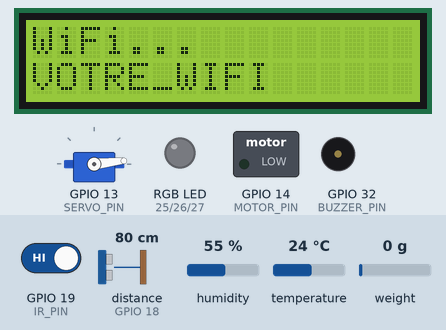
A sketch run on a simulated ESP32. Shown: servo, 16×2 character LCD, switched loads named in the sketch (green lamp = pin HIGH), an RGB LED mixed from three pins (HIGH = lit), buzzer (waves = sounding). Wiring (inferred from the names in the program): ultrasonic range finder: trigger GPIO 5; echo GPIO 18. Inputs (shaded band) come from the test bench; at power-on: distance to the obstacle (sensor on GPIO 18) 80 cm, humidity 55 %, weight on the scale 0 g, GPIO 19 (IR_PIN) HIGH, temperature 24 °C. The echo pulse lasts 58.3 µs per cm; WiFi joins after 1.5 s; servers stay silent unless stated; uploads are accepted with an empty reply; servo pulses on a pin are drawn as a servo (544–2400 µs = 0–180°); pins used as bus, display or sensor lines are not drawn.

Above: at 1.2 s.
At 5.4 s:
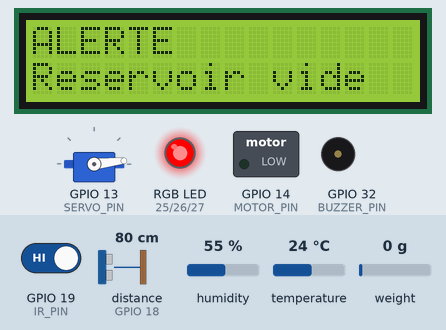
5.5 s: distance to the obstacle (sensor on GPIO 18) set to 120 cm
11.9 s: humidity set to 22 %
At 15.46 s:
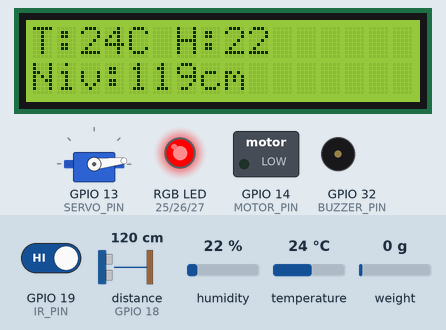
17.1 s: distance to the obstacle (sensor on GPIO 18) set to 250 cm
23.5 s: distance to the obstacle (sensor on GPIO 18) set to 2 cm
25.0 s: weight on the scale set to 8 g
31.4 s: weight on the scale set to 11 g
At 32.7 s:
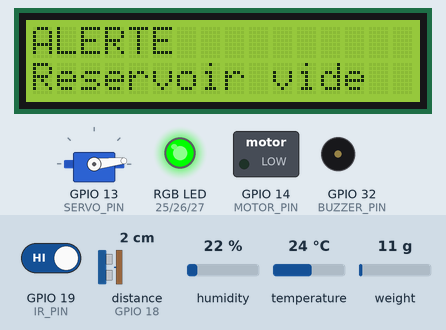
At 46.1 s:
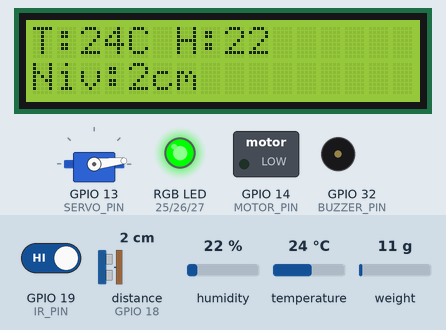
Timing chart, 0 to 47.0 s (numbered marks = the images above; inputs shaded):
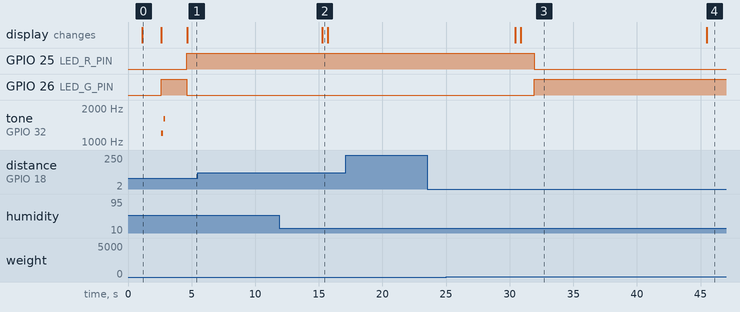

Measured:
- the behaviour switches between 9 and 10 g on weight on the scale (found by bisection; images 2 and 3)
- after the input at 5.5 s, every drawn part: stays the same
- after the input at 11.9 s, the display: changes after 3.4 s (image 2)
- after the input at 17.1 s, every drawn part: stays the same
- after the input at 23.5 s, every drawn part: stays the same
- after the input at 31.4 s, GPIO 25 (LED_R_PIN): HIGH → LOW after 0.51 s; GPIO 26 (LED_G_PIN): LOW → HIGH after 0.51 s
- what the display in image 0 shows lasts 1.5 s, from 1.1 s to 2.6 s
- what the display in image 2 shows lasts 0.4 s, from 15.3 s to 15.7 s

The sketch:

PetFeederESP32.ino
```cpp
/**
 * PetfoodTN — Distributeur intelligent ESP32
 *
 * Bibliothèques Arduino (Gestionnaire) :
 *   - HX711 by Bogdan Necula
 *   - DHT sensor library by Adafruit
 *   - LiquidCrystal I2C by Frank de Brabander
 *   - ArduinoJson by Benoit Blanchon
 *   - WiFi / HTTPClient (intégrés ESP32)
 *
 * Copiez config.example.h → config.h et renseignez WiFi + DEVICE_KEY
 */

#include <WiFi.h>
#include <HTTPClient.h>
#include <ArduinoJson.h>
#include <Wire.h>
#include <LiquidCrystal_I2C.h>
#include <DHT.h>
#include "HX711.h"
#include "config.h"

// ——— Brochage (ESP32) ———
#define TRIG_PIN        5
#define ECHO_PIN        18
#define IR_PIN          19
#define DHT_PIN         23
#define SERVO_PIN       13
#define MOTOR_PIN       14      // via relais ou transistor
#define LED_R_PIN       25
#define LED_G_PIN       26
#define LED_B_PIN       27
#define BUZZER_PIN      32
#define HX711_DOUT      33
#define HX711_SCK       4

#define SERVO_CLOSED    10
#define SERVO_OPEN      90
#define RESERVOIR_EMPTY_CM  28
#define MIN_FOOD_GRAMS      10
#define DISPENSE_TIMEOUT_MS 8000

LiquidCrystal_I2C lcd(0x27, 16, 2);
DHT dht(DHT_PIN, DHT11);
HX711 scale;

unsigned long lastHeartbeat = 0;
unsigned long lastPoll = 0;
String lastCommandId = "";
bool lowFood = false;

// ——— Servo logic (ESP32 LEDC) ———
void servoWrite(int angle) {
  int duty = map(angle, 0, 180, 26, 128);
  ledcWrite(0, duty);
}

void setupServo() {
  ledcSetup(0, 50, 10);
  ledcAttachPin(SERVO_PIN, 0);
  servoWrite(SERVO_CLOSED);
}

// ——— Capteurs ———
float readUltrasonicCm() {
  digitalWrite(TRIG_PIN, LOW);
  delayMicroseconds(2);
  digitalWrite(TRIG_PIN, HIGH);
  delayMicroseconds(10);
  digitalWrite(TRIG_PIN, LOW);
  long duration = pulseIn(ECHO_PIN, HIGH, 30000);
  if (duration <= 0) return 99.0;
  return duration * 0.034 / 2.0;
}

bool animalDetected() {
  return digitalRead(IR_PIN) == LOW; // actif bas selon module
}

float readFoodGrams() {
  if (!scale.is_ready()) return -1;
  float raw = scale.get_units(3);
  if (raw < 0) raw = 0;
  return raw;
}

void setRgb(bool red, bool green, bool blue) {
  digitalWrite(LED_R_PIN, red ? HIGH : LOW);
  digitalWrite(LED_G_PIN, green ? HIGH : LOW);
  digitalWrite(LED_B_PIN, blue ? HIGH : LOW);
}

void beepOk() {
  tone(BUZZER_PIN, 1200, 150);
  delay(160);
  tone(BUZZER_PIN, 1600, 120);
}

void beepAlert() {
  for (int i = 0; i < 3; i++) {
    tone(BUZZER_PIN, 600, 200);
    delay(250);
  }
}

void lcdShow(const String& l1, const String& l2) {
  lcd.clear();
  lcd.setCursor(0, 0);
  lcd.print(l1.substring(0, 16));
  lcd.setCursor(0, 1);
  lcd.print(l2.substring(0, 16));
}

bool postJson(const String& url, const String& json, String& response) {
  HTTPClient http;
  http.begin(url);
  http.addHeader("Content-Type", "application/json");
  http.addHeader("X-Device-Key", DEVICE_KEY);
  int code = http.POST(json);
  response = http.getString();
  http.end();
  return code >= 200 && code < 300;
}

bool getJson(const String& url, String& response) {
  HTTPClient http;
  http.begin(url);
  http.addHeader("X-Device-Key", DEVICE_KEY);
  int code = http.GET();
  response = http.getString();
  http.end();
  return code >= 200 && code < 300;
}

void sendHeartbeat(float reservoirCm, float foodGrams, float temp, float hum, bool animal) {
  StaticJsonDocument<384> doc;
  doc["reservoirCm"] = reservoirCm;
  doc["foodGrams"] = foodGrams;
  doc["temperature"] = temp;
  doc["humidity"] = hum;
  doc["animalPresent"] = animal;
  doc["isLowFood"] = lowFood;
  doc["macAddress"] = WiFi.macAddress();

  String body, resp;
  serializeJson(doc, body);
  String url = String(API_BASE) + "/api/feeder/device/heartbeat";
  postJson(url, body, resp);
}

void ackCommand(const String& cmdId, bool success, float grams, const String& msg) {
  StaticJsonDocument<256> doc;
  doc["commandId"] = cmdId;
  doc["success"] = success;
  doc["portionGrams"] = grams;
  doc["animalDetected"] = animalDetected();
  doc["foodGrams"] = readFoodGrams();
  doc["reservoirCm"] = readUltrasonicCm();
  doc["message"] = msg;

  String body, resp;
  serializeJson(doc, body);
  postJson(String(API_BASE) + "/api/feeder/device/ack", body, resp);
}

bool dispenseGrams(float targetGrams) {
  if (lowFood) {
    setRgb(true, false, false);
    beepAlert();
    lcdShow("RESERVOIR VIDE", "LED ROUGE");
    return false;
  }

  if (!animalDetected()) {
    lcdShow("En attente...", "Animal ?");
    unsigned long waitStart = millis();
    while (!animalDetected() && millis() - waitStart < 15000) {
      delay(200);
    }
    if (!animalDetected()) {
      lcdShow("Pas d'animal", "Annule");
      return false;
    }
  }

  float startWeight = readFoodGrams();
  if (startWeight < 0) startWeight = 0;

  servoWrite(SERVO_OPEN);
  digitalWrite(MOTOR_PIN, HIGH);
  lcdShow("Distribution...", String(targetGrams) + " g");

  unsigned long start = millis();
  while (millis() - start < DISPENSE_TIMEOUT_MS) {
    float current = readFoodGrams();
    float dispensed = startWeight - current;
    if (dispensed >= targetGrams - 2) break;
    delay(50);
  }

  digitalWrite(MOTOR_PIN, LOW);
  servoWrite(SERVO_CLOSED);

  float finalDispensed = startWeight - readFoodGrams();
  if (finalDispensed < 0) finalDispensed = 0;

  setRgb(false, true, false);
  beepOk();
  lcdShow("OK", String(finalDispensed, 1) + " g servis");
  return finalDispensed >= targetGrams * 0.7;
}

void updateLowFoodState(float reservoirCm, float foodGrams) {
  lowFood = (reservoirCm >= RESERVOIR_EMPTY_CM) || (foodGrams >= 0 && foodGrams < MIN_FOOD_GRAMS);
  if (lowFood) {
    setRgb(true, false, false);
    lcdShow("ALERTE", "Reservoir vide");
  } else {
    setRgb(false, true, false);
  }
}

void pollServerCommands() {
  String resp;
  if (!getJson(String(API_BASE) + "/api/feeder/device/commands", resp)) return;

  StaticJsonDocument<1024> doc;
  if (deserializeJson(doc, resp)) return;

  JsonObject cmd = doc["command"];
  if (!cmd.isNull()) {
    String cmdId = cmd["id"] | "";
    String action = cmd["action"] | "";
    float grams = cmd["grams"] | 30.0f;

    if (action == "dispense" && cmdId != lastCommandId) {
      lastCommandId = cmdId;
      bool ok = dispenseGrams(grams);
      ackCommand(cmdId, ok, grams, ok ? "Distribution OK" : "Echec distribution");
    }
  }
}

void setup() {
  Serial.begin(115200);
  pinMode(TRIG_PIN, OUTPUT);
  pinMode(ECHO_PIN, INPUT);
  pinMode(IR_PIN, INPUT_PULLUP);
  pinMode(MOTOR_PIN, OUTPUT);
  pinMode(LED_R_PIN, OUTPUT);
  pinMode(LED_G_PIN, OUTPUT);
  pinMode(LED_B_PIN, OUTPUT);
  pinMode(BUZZER_PIN, OUTPUT);
  digitalWrite(MOTOR_PIN, LOW);

  setupServo();
  Wire.begin(21, 22);
  lcd.init();
  lcd.backlight();
  lcdShow("PetfoodTN", "Demarrage...");

  dht.begin();
  scale.begin(HX711_DOUT, HX711_SCK);
  scale.set_scale(SCALE_FACTOR);
  scale.tare();

  WiFi.begin(WIFI_SSID, WIFI_PASSWORD);
  lcdShow("WiFi...", WIFI_SSID);
  int tries = 0;
  while (WiFi.status() != WL_CONNECTED && tries < 40) {
    delay(500);
    tries++;
  }

  if (WiFi.status() == WL_CONNECTED) {
    lcdShow("Connecte", WiFi.localIP().toString());
    setRgb(false, true, false);
    beepOk();
  } else {
    lcdShow("WiFi ERREUR", "Mode local");
    setRgb(true, false, false);
  }

  delay(1500);
}

void loop() {
  float reservoirCm = readUltrasonicCm();
  float foodGrams = readFoodGrams();
  float temp = dht.readTemperature();
  float hum = dht.readHumidity();
  bool animal = animalDetected();

  updateLowFoodState(reservoirCm, foodGrams);

  if (millis() - lastHeartbeat > HEARTBEAT_MS) {
    lastHeartbeat = millis();
    if (WiFi.status() == WL_CONNECTED) {
      sendHeartbeat(reservoirCm, foodGrams, temp, hum, animal);
    }
    lcdShow("T:" + String(temp, 0) + "C H:" + String(hum, 0),
            "Niv:" + String(reservoirCm, 0) + "cm");
  }

  if (millis() - lastPoll > POLL_MS) {
    lastPoll = millis();
    if (WiFi.status() == WL_CONNECTED) {
      pollServerCommands();
    }
  }

  // Distribution locale si animal détecté + bouton (option GPIO 0)
  if (animal && !lowFood && digitalRead(0) == LOW) {
    dispenseGrams(30);
    delay(1000);
  }

  delay(100);
}
```

config.h
```cpp
#ifndef CONFIG_H
#define CONFIG_H

#define WIFI_SSID       "VOTRE_WIFI"
#define WIFI_PASSWORD   "VOTRE_MOT_DE_PASSE"
#define API_BASE        "http://192.168.1.100:5002"
#define DEVICE_KEY      "pf_REMPLACER_PAR_CLE_APP"
#define SCALE_FACTOR    420.0f
#define HEARTBEAT_MS    15000
#define POLL_MS         5000

#endif
```
